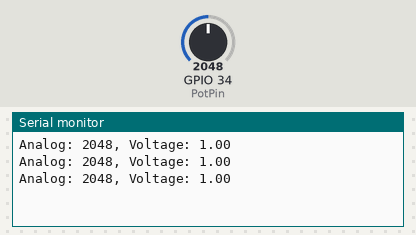
Simulated run of this sketch. Board: ESP32. Parts: the last lines printed to the serial monitor. The test bench sets the inputs (shaded band); at power-on: GPIO 34 (PotPin) = 2048 (analog values on the 0–4095 scale).

Above: at 1.3 s.
1.4 s: GPIO 34 (PotPin) set to 2866
At 1.9 s:
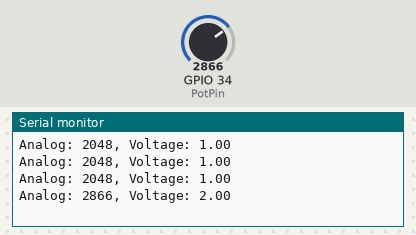
2.9 s: GPIO 34 (PotPin) set to 3603
At 3.4 s:
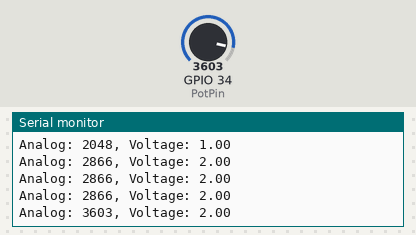
Timing chart, 0 to 5.9 s (numbered marks = the images above; inputs shaded):
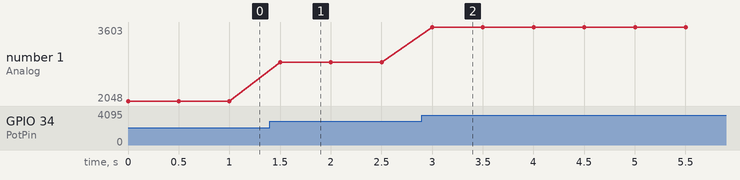

The sketch:

potentiometer_testing.ino
```cpp
/*
 * Based on the following:
 * This ESP32 code is created by esp32io.com
 *
 * This ESP32 code is released in the public domain
 *
 * For more detail (instruction and wiring diagram), visit https://esp32io.com/tutorials/esp32-potentiometer
 */

#define PotPin 34

int floatMap(float x, float in_min, float in_max, float out_min, float out_max) {
  return (x - in_min) * (out_max - out_min) / (in_max - in_min) + out_min;
}

// the setup routine runs once when you press reset:
void setup() {
  // initialize serial communication at 9600 bits per second:
  Serial.begin(9600);
  analogReadResolution(12); // set the resolution to 12 bits
}

// the loop routine runs over and over again forever:
void loop() {
  // read the input on analog pin GPIO36:
  int analogValue = analogRead(PotPin);
  // Rescale to potentiometer's voltage (from 0V to 3.3V):
  float voltage = floatMap(analogValue, 0, 4095, 0, 3.3);

  // // Try to read using PWM
  // // Did not work
  // unsigned long duration = pulseIn(PotPin,LOW);
  // Serial.print("Duration: ");
  // Serial.println(duration);

  // print out the value you read:
  Serial.print("Analog: ");
  Serial.print(analogValue);
  Serial.print(", Voltage: ");
  Serial.println(voltage);
  delay(500);
}
```

Measured:
- after the input at 1.4 s, the serial monitor: prints a new line after 0.10 s (image 1)
- after the input at 2.9 s, the serial monitor: prints a new line after 0.10 s (image 2)
- plotted number 1: 2048 → 2866 after the input at 1.4 s, 2866 → 3603 after the input at 2.9 s
